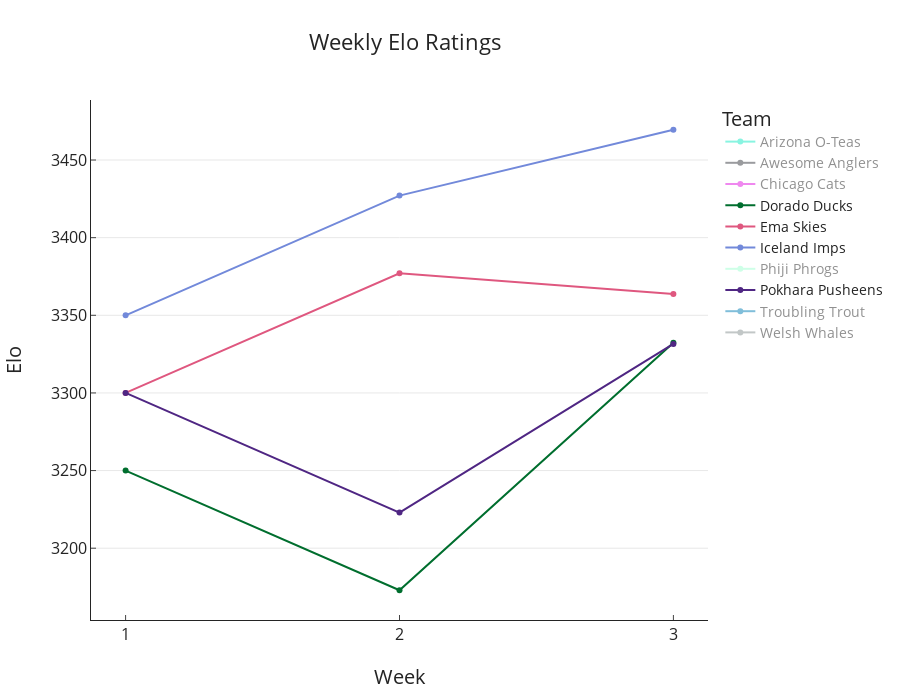

Notebook code for this chart:
### Code cell
#Redo this plot with plotly
fig = px.line(title = 'Weekly Elo Ratings', width = 900, height = 700, template = 'simple_white');
for team in GWL.teamsDict:
    fig.add_trace(go.Scatter(x = list(range(1,n_weeks+1)), y = GWL.teamsDict[team].ratingHist, name = team, mode="lines+markers",
                             line = dict(color=tcDict['colors'][tcDict['team names'].index(team)])))
fig.update_xaxes(title_text = 'Week', title_font =  {'size':20}, title_standoff = 25, ticks = 'inside', nticks = n_weeks, tickfont = dict(size=16));
fig.update_yaxes(title_text = 'Elo', title_font =  {'size':20}, title_standoff = 25, ticks = 'inside', tickfont = dict(size=16), nticks = 12, showgrid=True);
fig.update_layout(title_x = 0.45, title_font=dict(size=22), legend_title = dict(text='Team',font=dict(size = 20),side='top'), legend_font=dict(size=14))
fig.show()

### Figure 1 — Plotly figure (JSON) as saved in the notebook; plotly's stock layout.template omitted (floating-point values rounded to 4 significant figures)
{"data": [{"line": {"color": "rgb(18, 233, 195)"}, "mode": "lines+markers", "name": "Arizona O-Teas", "type": "scatter", "visible": "legendonly", "x": [1, 2, 3], "y": [3250, 3035.0, 2993.0]}, {"line": {"color": "rgb(54, 57, 63)"}, "mode": "lines+markers", "name": "Awesome Anglers", "type": "scatter", "visible": "legendonly", "x": [1, 2, 3], "y": [3050, 3265.0, 3278.0]}, {"line": {"color": "rgb(223, 19, 223)"}, "mode": "lines+markers", "name": "Chicago Cats", "type": "scatter", "visible": "legendonly", "x": [1, 2, 3], "y": [3150, 3100, 2991.0]}, {"line": {"color": "rgb(0, 110, 46)"}, "mode": "lines+markers", "name": "Dorado Ducks", "type": "scatter", "visible": true, "x": [1, 2, 3], "y": [3250, 3173.0, 3332.0]}, {"line": {"color": "rgb(223, 87, 127)"}, "mode": "lines+markers", "name": "Ema Skies", "type": "scatter", "visible": true, "x": [1, 2, 3], "y": [3300, 3377.0, 3364.0]}, {"line": {"color": "rgb(114, 137, 218)"}, "mode": "lines+markers", "name": "Iceland Imps", "type": "scatter", "visible": true, "x": [1, 2, 3], "y": [3350, 3427.0, 3469.0]}, {"line": {"color": "rgb(158, 255, 208)"}, "mode": "lines+markers", "name": "Phiji Phrogs", "type": "scatter", "visible": "legendonly", "x": [1, 2, 3], "y": [3150, 3200, 3142.0]}, {"line": {"color": "rgb(79, 38, 131)"}, "mode": "lines+markers", "name": "Pokhara Pusheens", "type": "scatter", "visible": true, "x": [1, 2, 3], "y": [3300, 3223.0, 3332.0]}, {"line": {"color": "rgb(2, 127, 181)"}, "mode": "lines+markers", "name": "Troubling Trout", "type": "scatter", "visible": "legendonly", "x": [1, 2, 3], "y": [3100, 3200, 3041.0]}, {"line": {"color": "rgb(133, 144, 143)"}, "mode": "lines+markers", "name": "Welsh Whales", "type": "scatter", "visible": "legendonly", "x": [1, 2, 3], "y": [3100, 3000, 3058.0]}], "layout": {"height": 700, "legend": {"font": {"size": 14}, "title": {"font": {"size": 20}, "side": "top", "text": "Team"}, "tracegroupgap": 0}, "title": {"font": {"size": 22}, "text": "Weekly Elo Ratings", "x": 0.45}, "width": 900, "xaxis": {"anchor": "y", "autorange": true, "domain": [0, 1], "nticks": 3, "range": [0.8734, 3.127], "tickfont": {"size": 16}, "ticks": "inside", "title": {"font": {"size": 20}, "standoff": 25, "text": "Week"}, "type": "linear"}, "yaxis": {"anchor": "x", "autorange": true, "domain": [0, 1], "nticks": 12, "range": [3154.0, 3489.0], "showgrid": true, "tickfont": {"size": 16}, "ticks": "inside", "title": {"font": {"size": 20}, "standoff": 25, "text": "Elo"}, "type": "linear"}}}
